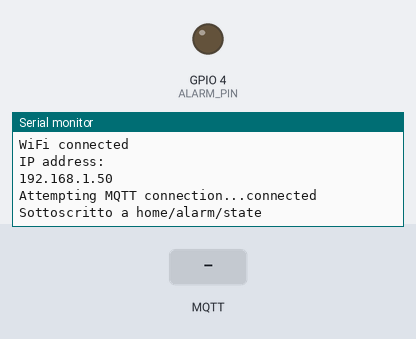
The sketch below on a simulated ESP32. Shown: output pins drawn as LEDs (lit = HIGH), the last lines printed to the serial monitor. The inputs (shaded band) are chosen by the test bench. WiFi joins after 1.5 s; servers stay silent unless stated; no MQTT or app messages arrive unless stated.

Above: at 2.7 s.
2.8 s: MQTT message "1" arrives on the first subscribed topic
At 3.6 s:
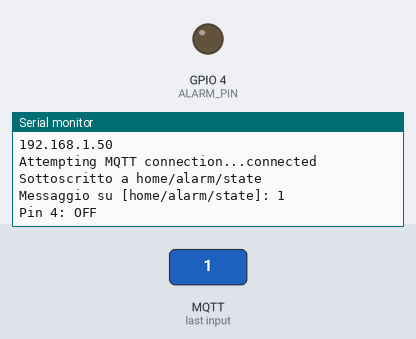
4.3 s: MQTT message "on" arrives on the first subscribed topic
At 4.7 s:
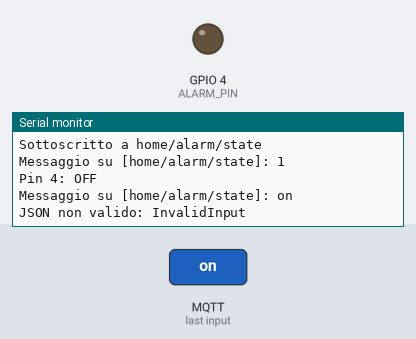
5.8 s: MQTT message "off" arrives on the first subscribed topic
At 7.0 s:
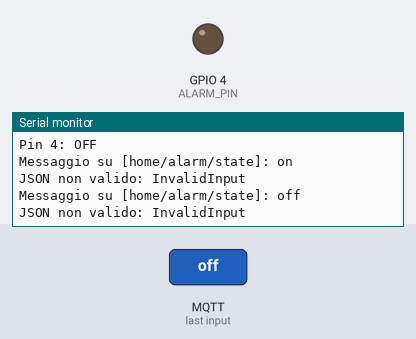

Measured:
- after the input at 2.8 s, the serial monitor: prints a new line at once (image 1)
- after the input at 4.3 s, the serial monitor: prints a new line at once (image 2)
- after the input at 5.8 s, the serial monitor: prints a new line at once (image 3)

The sketch:

sketch_apr22a.ino
```cpp
#include <PubSubClient.h>
#include <WiFi.h>
#include <ArduinoJson.h>


// Replace the next variables with your SSID/Password combination
const char* ssid = "REPLACE_WITH_YOUR_SSID";
const char* password = "REPLACE_WITH_YOUR_PASSWORD";


const char* mqtt_server = "YOUR_MQTT_BROKER_IP_ADDRESS";

#define ALARM_PIN 4
#define ALARM_TOPIC "home/alarm/state"

WiFiClient espClient;
PubSubClient client(espClient);

void callback(char* topic, byte* message, unsigned int length) {
  // Assembla il payload in una stringa
  String payload;
  for (unsigned int i = 0; i < length; i++) {
    payload += (char)message[i];
  }

  Serial.print("Messaggio su [");
  Serial.print(topic);
  Serial.print("]: ");
  Serial.println(payload);

  // Parsa il JSON dello stato allarme
  StaticJsonDocument<256> doc;
  DeserializationError err = deserializeJson(doc, payload);
  if (err) {
    Serial.print("JSON non valido: ");
    Serial.println(err.c_str());
    return;
  }

  // "alarm": true  → allarme attivo  → accendi pin 4
  // "alarm": false → allarme reset   → spegni pin 4
  bool alarmActive = doc["alarm"] | false;
  digitalWrite(ALARM_PIN, alarmActive ? HIGH : LOW);
  Serial.print("Pin 4: ");
  Serial.println(alarmActive ? "ON (allarme attivo)" : "OFF");
}

void setup() {
  Serial.begin(115200);
  pinMode(ALARM_PIN, OUTPUT);
  digitalWrite(ALARM_PIN, LOW);
  setup_wifi();
  client.setServer(mqtt_server, 1883);
  client.setCallback(callback);
}

void setup_wifi() {
  delay(10);
  // We start by connecting to a WiFi network
  Serial.println();
  Serial.print("Connecting to ");
  Serial.println(ssid);

  WiFi.begin(ssid, password);

  while (WiFi.status() != WL_CONNECTED) {
    delay(500);
    Serial.print(".");
  }

  Serial.println("");
  Serial.println("WiFi connected");
  Serial.println("IP address: ");
  Serial.println(WiFi.localIP());
}

void reconnect() {
  // Loop until we're reconnected
  while (!client.connected()) {
    Serial.print("Attempting MQTT connection...");
    // Attempt to connect
    if (client.connect("ESP32AlarmSiren")) {
      Serial.println("connected");
      // Subscribe allo stato dell'allarme
      client.subscribe(ALARM_TOPIC);
      Serial.println("Sottoscritto a " ALARM_TOPIC);
    } else {
      Serial.print("failed, rc=");
      Serial.print(client.state());
      Serial.println(" try again in 5 seconds");
      // Wait 5 seconds before retrying
      delay(5000);
    }
  }
}

void loop() {
  if (!client.connected()) {
    reconnect();
  }
  client.loop();

}
```
